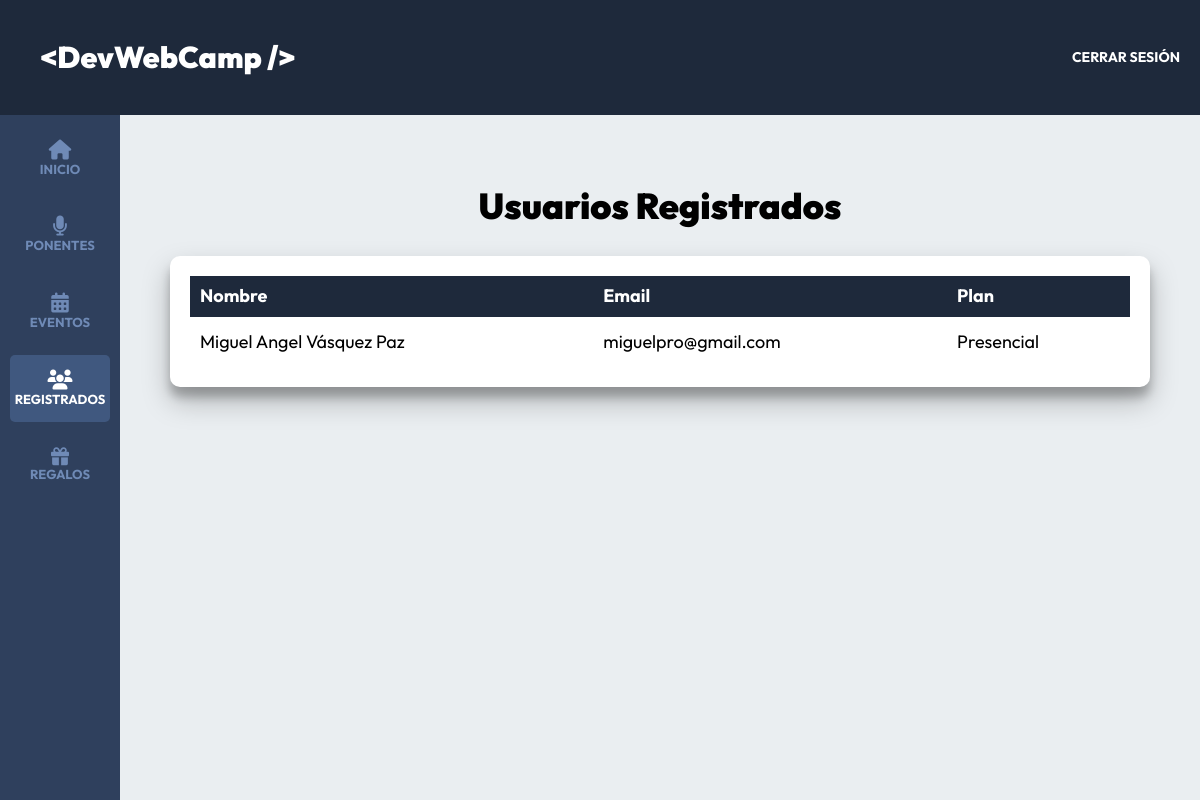
Before: /admin/registrados?page=1 (signed in) with the older database file.
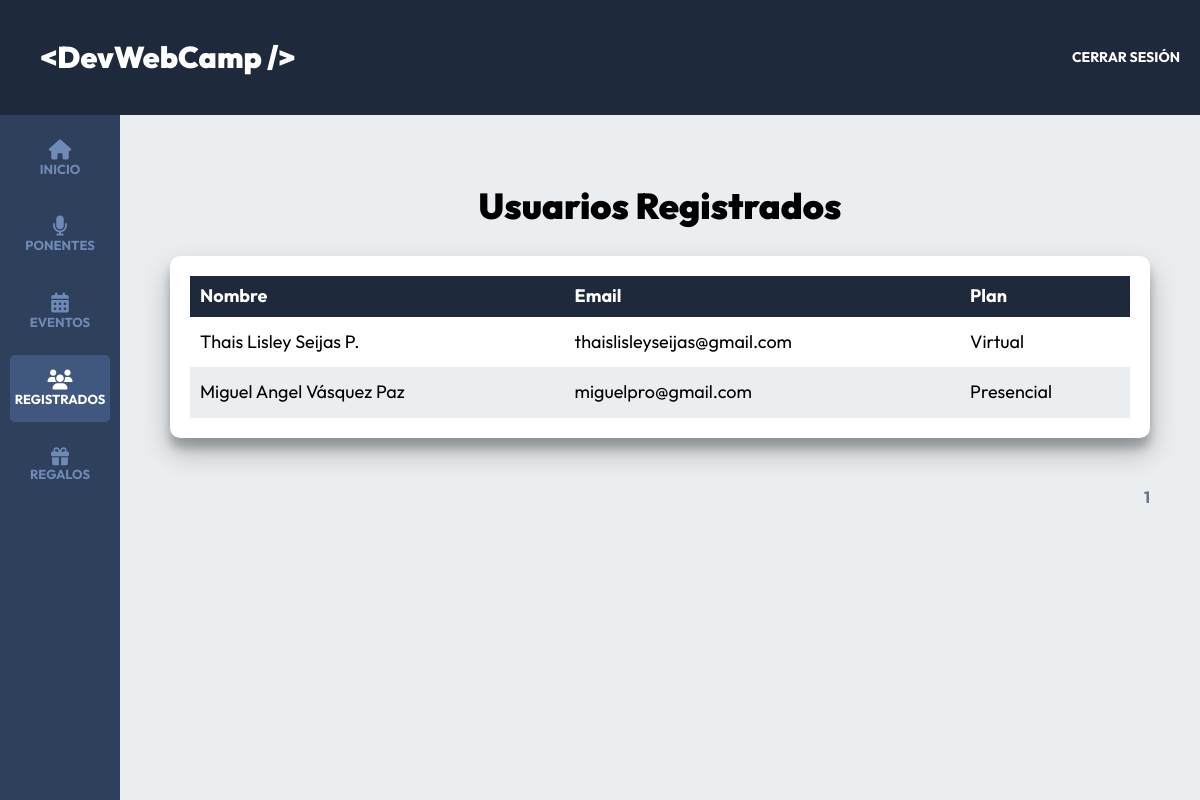
After: the same page with the newer database file.
### tables this page shows
CREATE TABLE IF NOT EXISTS `registros` (
  `id` int NOT NULL AUTO_INCREMENT,
  `paquete_id` int DEFAULT NULL,
  `pago_id` varchar(30) DEFAULT NULL,
  `token` varchar(8) DEFAULT NULL,
  `usuario_id` int DEFAULT NULL,
  `regalo_id` int DEFAULT NULL,
  PRIMARY KEY (`id`),
  KEY `usuarioId` (`usuario_id`),
  KEY `paquete_id` (`paquete_id`),
  KEY `regalo_id` (`regalo_id`),
  CONSTRAINT `paquete_id` FOREIGN KEY (`paquete_id`) REFERENCES `paquetes` (`id`),
  CONSTRAINT `regalo_id` FOREIGN KEY (`regalo_id`) REFERENCES `regalos` (`id`),
  CONSTRAINT `usuario_id` FOREIGN KEY (`usuario_id`) REFERENCES `usuarios` (`id`)
);

CREATE TABLE IF NOT EXISTS `usuarios` (
  `id` int NOT NULL AUTO_INCREMENT,
  `nombre` varchar(40) DEFAULT NULL,
  `apellido` varchar(40) DEFAULT NULL,
  `email` varchar(40) DEFAULT NULL,
  `password` varchar(60) DEFAULT NULL,
  `confirmado` tinyint(1) DEFAULT NULL,
  `token` varchar(13) DEFAULT NULL,
  `admin` tinyint(1) DEFAULT NULL,
  PRIMARY KEY (`id`)
);

CREATE TABLE IF NOT EXISTS `paquetes` (
  `id` int NOT NULL AUTO_INCREMENT,
  `nombre` varchar(30) DEFAULT NULL,
  PRIMARY KEY (`id`)
);

### controllers/RegistradosController.php (called while the page is built, shortened)
<?php
class RegistradosController {
  public static function index(Router $router) {
    $pagina_actual = $_GET['page'];
    $pagina_actual = filter_var($pagina_actual, FILTER_VALIDATE_INT);
    $registros_por_pagina = 7;
    $total_registros = Registro::total();
    $paginacion = new Paginacion($pagina_actual, $registros_por_pagina, $total_registros);
    $registros = Registro::paginar($registros_por_pagina, $paginacion->offset());
    foreach($registros as $registro) {
      $registro->usuario = Usuario::find($registro->usuario_id);
      $registro->paquete = Paquete::find($registro->paquete_id);
    }
    $router->render('admin/registrados/index', [
      'titulo' => 'Usuarios Registrados',
      'registros' => $registros,
      'paginacion' => $paginacion->paginacion()
    ]);
  }
}

### public/index.php (called while the page is built, shortened)
<?php
$router = new Router();
$router->get('/login', [AuthController::class, 'login']);
$router->post('/login', [AuthController::class, 'login']);
$router->post('/logout', [AuthController::class, 'logout']);
$router->get('/registro', [AuthController::class, 'registro']);
$router->post('/registro', [AuthController::class, 'registro']);
$router->get('/olvide', [AuthController::class, 'olvide']);
$router->post('/olvide', [AuthController::class, 'olvide']);
$router->get('/reestablecer', [AuthController::class, 'reestablecer']);
$router->post('/reestablecer', [AuthController::class, 'reestablecer']);
$router->get('/mensaje', [AuthController::class, 'mensaje']);
$router->get('/confirmar-cuenta', [AuthController::class, 'confirmar']);
$router->get('/admin/dashboard', [DashboardController::class, 'index']);
$router->get('/admin/ponentes', [PonentesController::class, 'index']);
$router->get('/admin/ponentes/crear', [PonentesController::class, 'crear']);
$router->post('/admin/ponentes/crear', [PonentesController::class, 'crear']);
$router->get('/admin/ponentes/editar', [PonentesController::class, 'editar']);
$router->post('/admin/ponentes/editar', [PonentesController::class, 'editar']);
$router->post('/admin/ponentes/eliminar', [PonentesController::class, 'eliminar']);
$router->get('/admin/eventos', [EventosController::class, 'index']);
$router->get('/admin/eventos/crear', [EventosController::class, 'crear']);
$router->post('/admin/eventos/crear', [EventosController::class, 'crear']);
$router->get('/admin/eventos/editar', [EventosController::class, 'editar']);
$router->post('/admin/eventos/editar', [EventosController::class, 'editar']);
$router->post('/admin/eventos/eliminar', [EventosController::class, 'eliminar']);
$router->get('/api/eventos-horario', [APIEventos::class, 'index']);
$router->get('/api/ponentes', [APIPonentes::class, 'index']);
$router->get('/api/ponente', [APIPonentes::class, 'ponente']);
$router->get('/admin/registrados', [RegistradosController::class, 'index']);
$router->get('/admin/regalos', [RegalosController::class, 'index']);
$router->get('/finalizar-registro', [RegistroController::class, 'crear']);
$router->post('/finalizar-registro/gratis', [RegistroController::class, 'gratis']);
$router->post('/finalizar-registro/pagar', [RegistroController::class, 'pagar']);
$router->get('/finalizar-registro/conferencias', [RegistroController::class, 'conferencias']);
$router->post('/finalizar-registro/conferencias', [RegistroController::class, 'conferencias']);
$router->get('/boleto', [RegistroController::class, 'boleto']);
$router->get('/', [PaginasController::class, 'index']);
$router->get('/devwebcamp', [PaginasController::class, 'evento']);
$router->get('/paquetes', [PaginasController::class, 'paquetes']);
$router->get('/workshops-conferencias', [PaginasController::class, 'conferencias']);
$router->get('/404', [PaginasController::class, 'error']);
$router->comprobarRutas();

### models/ActiveRecord.php (called while the page is built, shortened)
<?php
class ActiveRecord {
    protected static $db;
    protected static $tabla = '';
    public static function setDB($database) {
        self::$db = $database;
    }
    public static function consultarSQL($query) {
        $resultado = self::$db->query($query);
        $array = [];
        while($registro = $resultado->fetch_assoc()) {
            $array[] = static::crearObjeto($registro);
        }
        return $array;
    }
    protected static function crearObjeto($registro) {
        $objeto = new static;
        foreach($registro as $key => $value ) {
            if(property_exists( $objeto, $key  )) {
                $objeto->$key = $value;
            }
        }
        return $objeto;
    }
    public static function find($id) {
        $query = "SELECT * FROM " . static::$tabla  . " WHERE id = $id";
        $resultado = self::consultarSQL($query);
        return array_shift( $resultado ) ;
    }
    public static function paginar($por_pagina, $offset) {
        $query = "SELECT * FROM " . static::$tabla . " ORDER BY id DESC LIMIT $por_pagina OFFSET $offset" ;
        $resultado = self::consultarSQL($query);
        return $resultado;
    }
    public static function total($columna = '', $valor = '') {
        $query = "SELECT COUNT(*) FROM " . static::$tabla;
        $resultado = self::$db->query($query);
        $total = $resultado->fetch_array();
        return array_shift($total);
    }
}

### includes/funciones.php (called while the page is built, shortened)
<?php
function pagina_actual($path) : bool {
    return str_contains($_SERVER['PATH_INFO'] ?? '/', $path) ? true : false;
}

### views/admin/registrados/index.php (the view)
<h2 class="dashboard__heading"><?php echo $titulo; ?></h2>
<div class="dashboard__contenedor">
  <?php if(!empty($registros)) { ?>
    <table class="table">
      <thead class="table__thead">
        <tr>
            <th scope="col" class="table__th">Nombre</th>
            <th scope="col" class="table__th">Email</th>
            <th scope="col" class="table__th">Plan</th>
        </tr>
      </thead>
      <tbody class="table__tbody">
        <?php foreach($registros as $registro) { ?>
          <tr class="table__tr">
            <td class="table__td">
                <?php echo $registro->usuario->nombre . " " . $registro->usuario->apellido; ?>
            </td>
            <td class="table__td">
                <?php echo $registro->usuario->email; ?>
            </td>
            <td class="table__td">
                <?php echo $registro->paquete->nombre; ?>
            </td>
          </tr>
        <?php } ?>
      </tbody>
    </table>
  <?php } else { ?>
    <p class="text-center">No Hay Registros Aún</p>
  <?php } ?>
</div>
<?php
  echo $paginacion;
?>

### Router.php (shortened to what this page needs)
<?php
class Router {
    public array $getRoutes = [];
    public array $postRoutes = [];
    public function get($url, $fn) {
        $this->getRoutes[$url] = $fn;
    }
    public function post($url, $fn) {
        $this->postRoutes[$url] = $fn;
    }
    public function comprobarRutas() {
        $url_actual = $_SERVER['PATH_INFO'] ?? '/';
        $method = $_SERVER['REQUEST_METHOD'];
        if ($method === 'GET') {
            $fn = $this->getRoutes[$url_actual] ?? null;
        } else {
            $fn = $this->postRoutes[$url_actual] ?? null;
        }
        if ( $fn ) {
            call_user_func($fn, $this);
        } else {
            header('Location: /404');
        }
    }
    public function render($view, $datos = []) {
        include_once __DIR__ . "/views/$view.php";
        $contenido = ob_get_clean();
        $url_actual = $_SERVER['PATH_INFO'] ?? '/';
        if(str_contains($url_actual, '/admin')) {
            include_once __DIR__ . '/views/admin-layout.php';
        } else {
            include_once __DIR__ . '/views/layout.php';
        }
    }
}

### views/admin-layout.php (shortened to what this page needs)
<!DOCTYPE html>
<html lang="es">
    <head>
        <link rel="stylesheet" href="https://cdnjs.cloudflare.com/ajax/libs/font-awesome/6.1.2/css/all.min.css" />
        <link rel="stylesheet" href="/build/css/app.css">
    </head>
    <body class="dashboard">
            <?php
                include_once __DIR__ .'/templates/admin-header.php';
            ?>
            <div class="dashboard__grid">
                <?php
                    include_once __DIR__ .'/templates/admin-sidebar.php';
                ?>
                <main class="dashboard__contenido">
                    <?php
                        echo $contenido;
                    ?>
                </main>
            </div>
    </body>
</html>

### views/templates/admin-header.php
<header class="dashboard__header">
  <div class="dashboard__header-grid">
    <a href="/">
      <h2 class="dashboard__logo">
        &#60;DevWebCamp />
      </h2>
    </a>
    <nav class="dashboard__nav">
      <form method="POST" action="/logout" class="dashboard__form">
        <input type="submit" value="Cerrar Sesión" class="dashboard__submit--logout">
      </form>
    </nav>
  </div>
</header>

### views/templates/admin-sidebar.php
<aside class="dashboard__sidebar">
  <nav class="dashboard__menu">
    <a href="/admin/dashboard" class="dashboard__enlace <?php echo pagina_actual('/dashboard') ? 'dashboard__enlace--actual' : ''; ?>">
      <i class="fa-solid fa-house dashboard__icono"></i>
      <span class="dashboard__menu-texto">
        Inicio
      </span>
    </a>
    <a href="/admin/ponentes" class="dashboard__enlace <?php echo pagina_actual('/ponentes') ? 'dashboard__enlace--actual' : ''; ?>">
      <i class="fa-solid fa-microphone dashboard__icono"></i>
      <span class="dashboard__menu-texto">
        Ponentes
      </span>
    </a>
    <a href="/admin/eventos" class="dashboard__enlace <?php echo pagina_actual('/eventos') ? 'dashboard__enlace--actual' : ''; ?>">
      <i class="fa-solid fa-calendar-days dashboard__icono"></i>
      <span class="dashboard__menu-texto">
        Eventos
      </span>
    </a>
    <a href="/admin/registrados" class="dashboard__enlace <?php echo pagina_actual('/registrados') ? 'dashboard__enlace--actual' : ''; ?>">
      <i class="fa-solid fa-users dashboard__icono"></i>
      <span class="dashboard__menu-texto">
        Registrados
      </span>
    </a>
    <a href="/admin/regalos" class="dashboard__enlace <?php echo pagina_actual('/regalos') ? 'dashboard__enlace--actual' : ''; ?>">
      <i class="fa-solid fa-gift"></i>
      <span class="dashboard__menu-texto dashboard__icono">
        Regalos
      </span>
    </a>
  </nav>
</aside>

### classes/Paginacion.php (shortened to what this page needs)
<?php
class Paginacion {
  public $pagina_actual;
  public $registros_por_pagina;
  public $total_registros;
  public function __construct($pagina_actual = 1, $registros_por_pagina = 10, $total_registros = 0) {
    $this->pagina_actual = (int) $pagina_actual;
    $this->registros_por_pagina = (int) $registros_por_pagina;
    $this->total_registros = (int) $total_registros;
  }
  public function offset() {
    return $this->registros_por_pagina * ($this->pagina_actual - 1);
  }
  public function total_paginas() {
    return ceil($this->total_registros / $this->registros_por_pagina);
  }
  public function enlace_anterior() {
    $html = '';
    return $html;
  }
  public function enlace_siguiente() {
    $html = '';
    return $html;
  }
  public function numeros_paginas() {
    $html = '';
    for($i = 1; $i <= $this->total_paginas(); $i++) {
      if($i === $this->pagina_actual) {
        $html .= "<span class=\"paginacion__enlace paginacion__enlace--actual\">$i</span>";
      } else {
        $html .= "<a class=\"paginacion__enlace paginacion__enlace--numero\" href=\"?page=$i\">$i</a>";
      }
    }
    return $html;
  }
  public function paginacion() {
    $html = '';
    if($this->total_registros > 1) {
      $html .= '<div class="paginacion">';
        $html .= $this->enlace_anterior();
        $html .= $this->numeros_paginas();
        $html .= $this->enlace_siguiente();
      $html .= '</div>';
    }
    return $html;
  }
}

### public/build/css/app.css (style rules this page uses)
html { line-height: 1.15; -webkit-text-size-adjust: 100%; }
body { margin: 0; }
main { display: block; }
a { background-color: transparent; }
button, input, optgroup, select, textarea { font-family: inherit; font-size: 100%; line-height: 1.15; margin: 0; }
button, input { overflow: visible; }
button, [type=button], [type=reset], [type=submit] { -webkit-appearance: button; }
html { font-size: 62.5%; box-sizing: border-box; height: 100%; }
*, *:before, *:after { box-sizing: inherit; }
body { font-family: "Outfit", sans-serif; font-size: 1.8rem; }
a { text-decoration: none; }
h1, h2, h3 { font-family: "Outfit", sans-serif; font-weight: 900; margin: 2rem 0; }
h2 { font-size: 3.6rem; }
[class$=__heading] { font-family: "Outfit", sans-serif; font-weight: 900; margin: 2rem 0; margin: 6rem 0 3rem 0; text-align: center; }
.dashboard { height: 100%; display: flex; flex-direction: column; background-color: #eaeef1; }
.dashboard__header { background-color: #1E293B; padding: 2rem; }
.dashboard__header-grid { display: flex; flex-direction: column; }
@media (min-width: 768px) { .dashboard__header-grid { flex-direction: row; justify-content: space-between; align-items: center; } }
.dashboard__logo { color: #FFFFFF; text-align: center; margin-bottom: 2rem; white-space: nowrap; font-size: clamp(2rem, -0.8rem + 10vw, 3rem); padding: 2rem; }
@media (min-width: 1024px) { .dashboard__logo { text-align: left; margin: 0; } }
.dashboard__form { display: flex; justify-content: center; }
.dashboard__submit--logout { all: unset; color: #FFFFFF; font-size: 1.4rem; text-transform: uppercase; font-weight: 700; }
.dashboard__grid { display: flex; flex: 1; overflow-y: auto; }
.dashboard__sidebar { background-color: #2f405d; width: 12rem; }
.dashboard__menu { padding: 1rem; display: flex; flex-direction: column; gap: 1rem; }
.dashboard__enlace { color: #6f8ab6; display: flex; flex-direction: column; align-items: center; padding: 1.5rem; transition: 300ms backgraund-colorease-in-out, 300ms color ease, 300ms border-radius ease; }
.dashboard__enlace:hover, .dashboard__enlace--actual { background-color: #40587f; color: #FFFFFF; border-radius: 0.5rem; }
.dashboard__icono { font-size: 2rem; }
.dashboard__menu-texto { font-size: 1.3rem; text-transform: uppercase; font-weight: 700; margin-top: 0.2rem; }
.dashboard__contenido { width: 100%; padding: 1rem 1rem 3rem 1rem; overflow-y: scroll; }
@media (min-width: 768px) { .dashboard__contenido { padding: 1rem 5rem 3rem 5rem; } }
.dashboard__contenedor, .dashboard__formulario { box-shadow: rgba(0, 0, 0, 0.25) 0px 14px 28px, rgba(0, 0, 0, 0.22) 0px 10px 10px; background-color: #FFFFFF; padding: 2rem; border-radius: 1rem; }
.table { width: 100%; border-collapse: collapse; }
.table__thead { background-color: #1E293B; color: #FFFFFF; }
.table__th { padding: 1rem; text-align: left; }
.table__tr:nth-of-type(even) { background-color: #eaeef1; }
.table__td, .table__td--acciones { padding: 1.5rem 1rem; }
.paginacion { margin-top: 5rem; margin-bottom: 3rem; display: flex; gap: 1rem; flex-wrap: wrap; justify-content: center; align-items: center; }
@media (min-width: 768px) { .paginacion { justify-content: flex-end; } }
.paginacion__enlace { color: #007df4; font-size: 1.6rem; }
.paginacion__enlace--actual { color: #64748B; font-weight: 700; display: none; }
@media (min-width: 768px) { .paginacion__enlace--actual { display: inline; } }

Changed rows visible on the page:
added registros: usuario.nombre "Thais Lisley", usuario.apellido "Seijas P.", usuario.email "thaislisleyseijas@gmail.com", paquete.nombre "Virtual"
Other visible differences:
new list line: "1"
